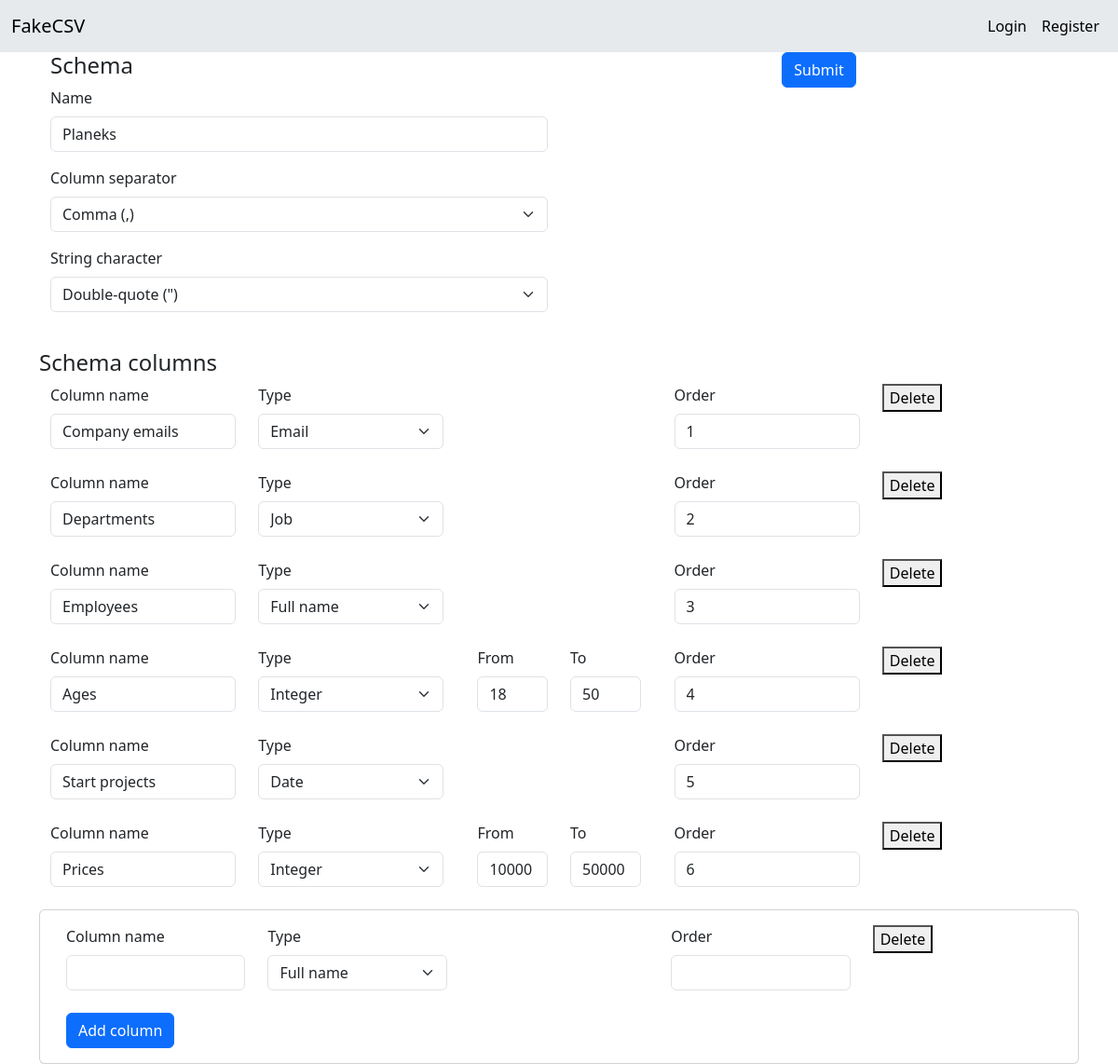
The page /edit-schema/Planeks/ on the database its author committed.
### CSV_converter/models.py (models this page shows, shortened)
class Schema(models.Model):
    user = models.ForeignKey(User, on_delete=models.CASCADE, default=1)
    name = models.CharField(max_length=255)
    column_separator = models.CharField(max_length=255)
    string_character = models.CharField(max_length=255)
    modified = models.DateField(auto_now=True)

class Column(models.Model):
    name = models.CharField(max_length=255)
    type = models.CharField(
        max_length=255,
        choices=TYPE_CHOICES
    )
    order = models.CharField(max_length=255)
    schema = models.ForeignKey(
        Schema,
        on_delete=models.CASCADE
    )

class IntegerColumn(Column):
    range_low = models.IntegerField(blank=True, null=True, default=0)
    range_high = models.IntegerField(blank=True, null=True, default=100)

### CSV_converter/views.py (the view, shortened to what this page needs)
# urls.py: path('edit-schema/<str:name>/', views.edit_schema, name="edit_schema"),
def edit_schema(request, name):
    schema = get_object_or_404(Schema, name=name)
    columns = schema.column_set.all().order_by('order')
    options = ['Full name', 'Job', 'Email', 'Integer', 'Date']
    return render(request, "edit_schema.html", {"schema": schema, "columns": columns, 'options': options})

### CSV_converter/templates/edit_schema.html (shortened to what this page needs)
{% extends 'base.html' %}
{% block content %}
  <form method="post">
    <div class="container text-left">
      <div class="row">
        <div class="col">
          <h4>Schema</h4>
          <div class="mb-3">
            <label class="form-label" for="schema_name">Name</label>
            <input type="text" id="schema_name" class="form-control" name="schema_name" value="{{ schema.name }}">
          </div>
          <div class="mb-3">
            <label for="column_separator" class="form-label">Column separator</label>
            <select class="form-select"  name="separator" id="column_separator" aria-label="Default select example">
              {% if schema.column_separator == ',' %}
                <option value="," selected>Comma (,)</option>
              {% else %}
                <option value=",">Comma (,)</option>
                <option value=";" selected>Semicolon (;)</option>
              {% endif %}
            </select>
          </div>
          <div class="mb-3">
            <label class="form-label">String character</label>
            <select class="form-select" name="character" aria-label="Default select example">
              {% if schema.string_character == '"' %}
                <option value='"' selected>Double-quote (")</option>
              {% else %}
                <option value='"'>Double-quote (")</option>
                <option value="'" selected>Single-quote (')</option>
              {% endif %}
            </select>
          </div>
        </div>
        <div class="col">
          <div class="d-grid gap-2 d-md-flex justify-content-evenly">
            <input class="btn btn-primary" id="submit1" name="submit" type="submit" value="Submit">
          </div>
        </div>
      </div>
    </div>
    <br>
    <h4>Schema columns</h4>
    <div id="columns-container">
      {% for column in columns %}
        <div class="card-body">
          <div class="container text-left">
            <div class="row">
              <div class="col">
                <label for="column_name{{ forloop.counter }}" class="form-label">Column name</label>
                <input type="text" id="column_name{{ forloop.counter }}" name="column_name" class="form-control" value="{{ column.name }}">
              </div>
              <div class="col">
                <label for="type" class="form-label">Type</label>
                <select class="form-select" name="type" id="type">
                  {% for option in options %}
                    <option value="{{ forloop.counter }}" {% if column.type|add:0 == forloop.counter %}selected{% endif %}>{{ option }}</option>
                  {% endfor %}
                </select>
              </div>
              <div class="col">
                <div id="integerFields{{ forloop.counter }}" class="integer-fields">
                  <div class="container text-left">
                    <div class="row">
                      <div class="col">
                          <label for="from{{ forloop.counter }}" class="form-label">From</label>
                          {% if column.type == "4" %}
                            <input id="from{{ forloop.counter }}" name="from[]" type="text" class="form-control" value="{{ column.integercolumn.range_low }}">
                          {% else %}
                            <input id="from{{ forloop.counter }}" name="from[]" type="text" class="form-control">
                          {% endif %}
                      </div>
                      <div class="col">
                          <label for="to{{ forloop.counter }}" class="form-label">To</label>
                          {% if column.type == "4" %}
                            <input id="to{{ forloop.counter }}" name="to[]" type="text" class="form-control" value="{{ column.integercolumn.range_high }}">
                          {% else %}
                            <input id="to{{ forloop.counter }}" name="to[]" type="text" class="form-control">
                          {% endif %}
                      </div>
                    </div>
                  </div>
                </div>
              </div>
              <div class="col">
                <label for="order{{ forloop.counter }}" class="form-label">Order</label>
                <input id="order{{ forloop.counter }}" type="text" class="form-control" name="order" value="{{ column.order }}">
              </div>
              <div class="col">
                <button class="delete-button" type="button">Delete</button>
              </div>
            </div>
          </div>
          <br>
        </div>
      {% endfor %}
    </div>
    <div class="card">
      <div class="card-body">
        <div class="container text-left">
          <div class="row">
            <div class="col">
              <label for="column_name" class="form-label">Column name</label>
              <input type="text" id="column_name" name="add_column_name" class="form-control">
              <br>
              <button type="button" id="add-column-button" name="submit" class="btn btn-primary">Add column</button>
            </div>
            <div class="col">
              <label for="type">Type</label>
              <select class="form-select" name="type" id="type" aria-label="Type">
                <option value="1">Full name</option>
              </select>
            </div>
            <div class="col">
            </div>
            <div class="col">
              <label for="order" class="form-label">Order</label>
              <input id="order" type="text" class="form-control" name="add_order">
            </div>
            <div class="col">
              <button class="delete-button">Delete</button>
            </div>
          </div>
        </div>
      </div>
    </div>
  </form>
{% endblock %}

### rows shown on the page
Schema: schema_name "Planeks", separator "Comma (,)", character "Double-quote (\")"
Column: column_name "Company emails", type "Email", order "1"
Column: column_name "Departments", type "Job", order "2"
Column: column_name "Employees", type "Full name", order "3"
Column: column_name "Ages", type "Integer", integercolumn.range_low "18", integercolumn.range_high "50", order "4"
Column: column_name "Start projects", type "Date", order "5"
Column: column_name "Prices", type "Integer", integercolumn.range_low "10000", integercolumn.range_high "50000", order "6"
